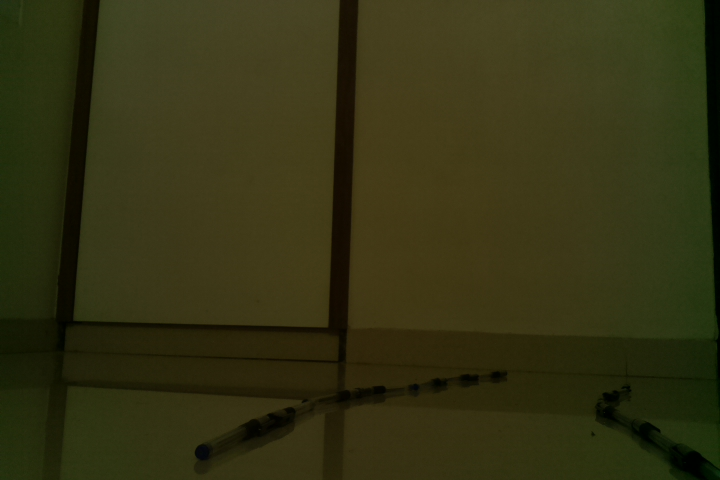
#> input picture actual_images/road1.jpg, 720 x 480 px
$ python threshold.py ../../../actual_images/road1.jpg
#> lines starting #> are read from the running program, lines starting #| are printed output that depends on the picture; after the words box and inside, x2 and y2 are one past the last pixel; in counts of white or black regions, pixels touching at a corner belong together
#!/usr/bin/python3

import sys
from PIL import Image

im = Image.open(sys.argv[1])
#> im is the input picture: PIL image 720x480 RGB; mean R, G, B 50.9, 49.8, 19
im = im.convert('L')
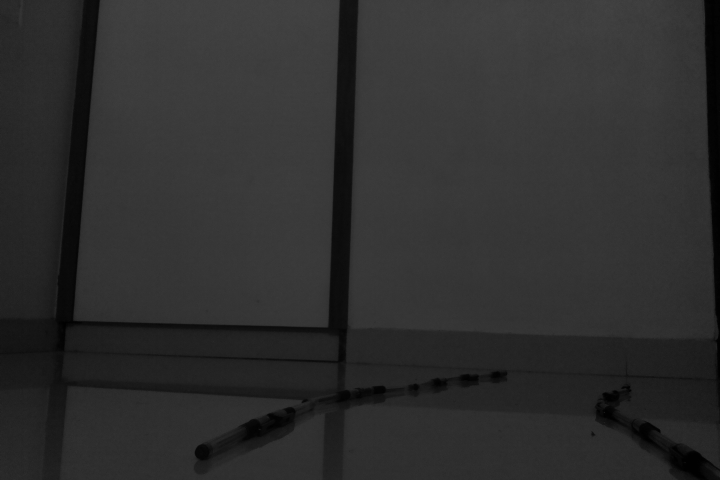
#> im: PIL image 720x480 L; min 0, max 68, mean 46.6
print(im.size)
#| (720, 480)
def threshold(G,im):
#> called with G = 256
    P = im.size[0]*im.size[1]
#> P = 345600

    f = []
    F = []
    gf = []
    GF = []
    m = []
    T = []

    for i in range(G):
        f.append(1)
        F.append(0)
        gf.append(0)
        GF.append(0)
        m.append(0)
        T.append(0)

    for i in range(im.size[0]):
        for j in range(im.size[1]):
            f[int(round(im.getpixel((i,j)),0))]+=1

    F[0] = f[0]
    gf[0] = 0
    for i in range(1,G):
        F[i] = F[i-1] + f[i]
        gf[i] = i*f[i]
#> after the loop, F = 256 values from 2 to 345856

    GF[0] = 0
    for i in range(1,G):
        GF[i] = GF[i-1] + gf[i]
#> after the loop, GF = 256 values from 0 to 16130842

    for i in range(G):
        try:
            m[i] = GF[i]/F[i]
        except:
            try:
                m[i] = m[i-1]
            except:
                pass
#> after the loop, m = 256 values from 0 to 46.64

    for i in range(G):
        try:
            T[i] = (F[i]/(P-F[i]))*(m[i]-m[G-1])**2
        except:
            try:
                T[i] = T[i-1]
            except:
                pass
    return T.index(max(T))-1

G = 256
thr = threshold(G,im)
#> thr = 40

im.show()

for i in range(im.size[0]):
    for j in range(im.size[1]):
        if im.getpixel((i,j)) >= thr:
            im.putpixel((i,j),G-1)
        else:
            im.putpixel((i,j),0)
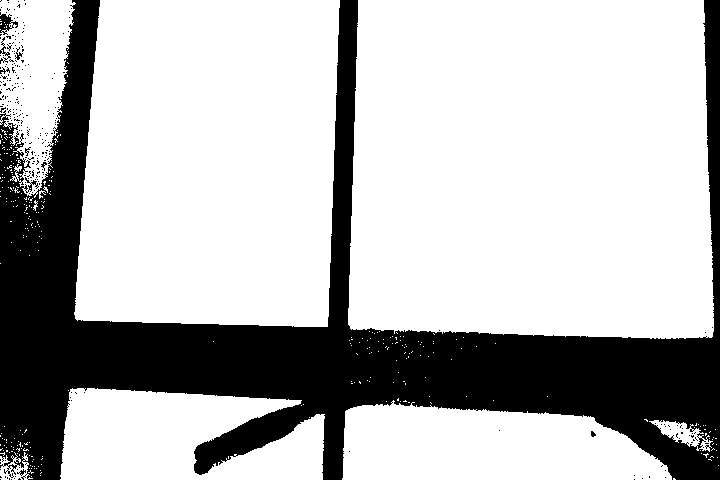
#> im: PIL image 720x480 L; 72.3% white; 265 black regions (256 under 20 px), largest, box (x1, y1, x2, y2) and area: (0, 0, 720, 480) 94971, (0, 12, 18, 35) 193, (0, 37, 11, 64) 78

im.show()

$ run again, on actual_images/road3.jpg
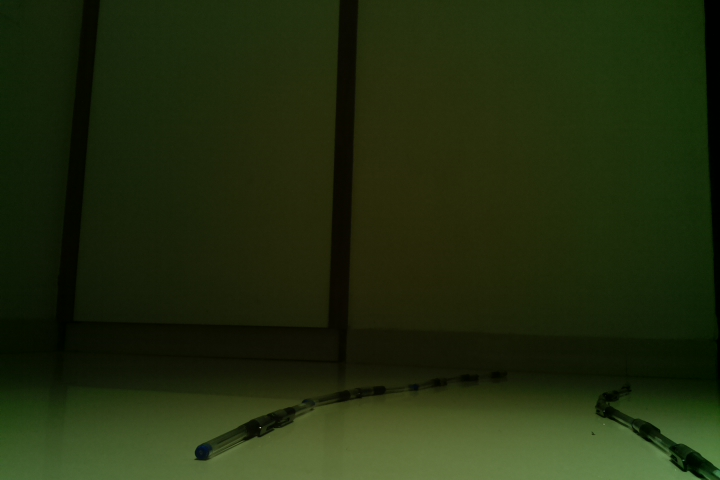
#> input picture actual_images/road3.jpg, 720 x 480 px
#> im is the input picture: PIL image 720x480 RGB; mean R, G, B 32.7, 43.9, 14.1
#> `im = im.convert('L')`:
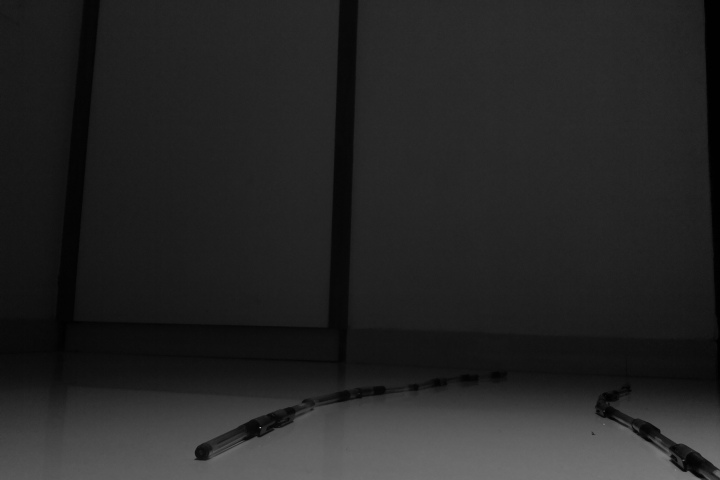
#> im: PIL image 720x480 L; min 0, max 167, mean 37.1
#| (720, 480)
#> thr = 57
#> after the loop `for i in range(im.size[0]):`:
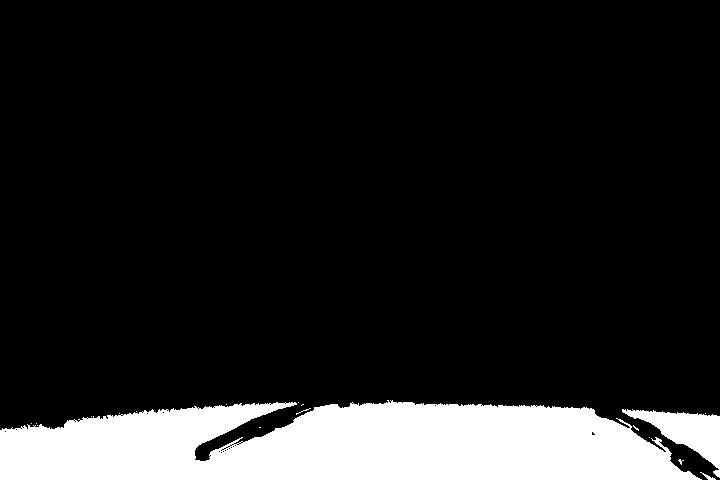
#> im: PIL image 720x480 L; 13.5% white; 18 white regions (15 under 20 px), largest, box (x1, y1, x2, y2) and area: (0, 400, 702, 480) 44129, (622, 409, 720, 478) 2574, (700, 472, 716, 480) 38

$ run again, on actual_images/road4.jpg
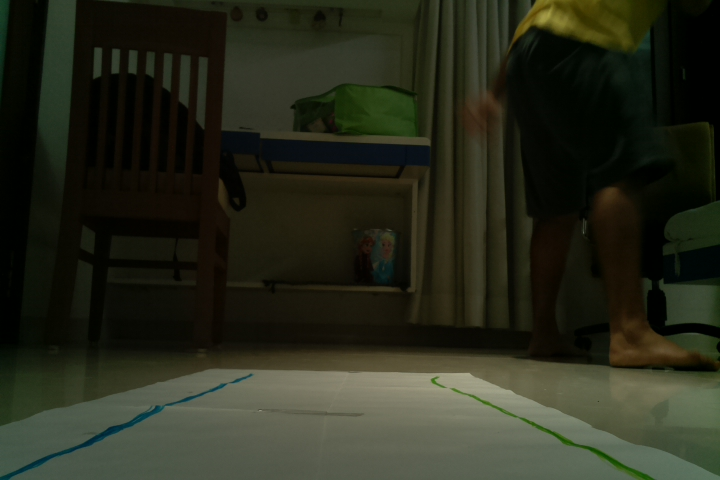
#> input picture actual_images/road4.jpg, 720 x 480 px
#> im is the input picture: PIL image 720x480 RGB; mean R, G, B 39.3, 41.7, 27.4
#> `im = im.convert('L')`:
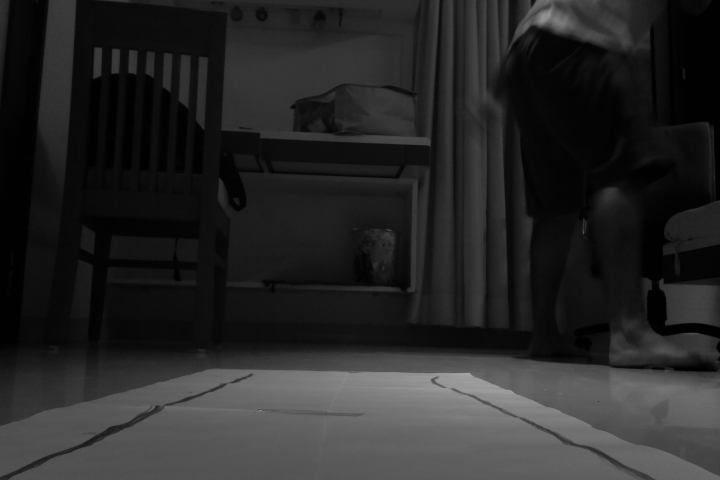
#> im: PIL image 720x480 L; min 0, max 163, mean 39.4
#| (720, 480)
#> thr = 57
#> after the loop `for i in range(im.size[0]):`:
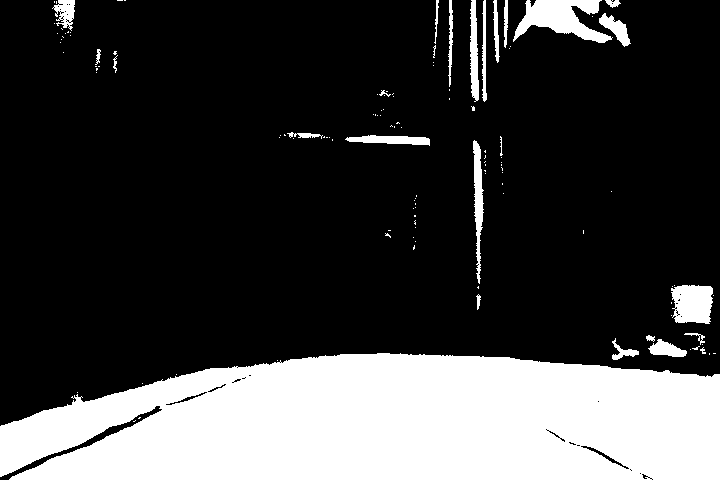
#> im: PIL image 720x480 L; 24.8% white; 123 white regions (98 under 20 px), largest, box (x1, y1, x2, y2) and area: (0, 353, 720, 480) 76685, (513, 0, 613, 43) 2263, (671, 285, 713, 324) 1381

$ run again, on actual_images/road5.jpg
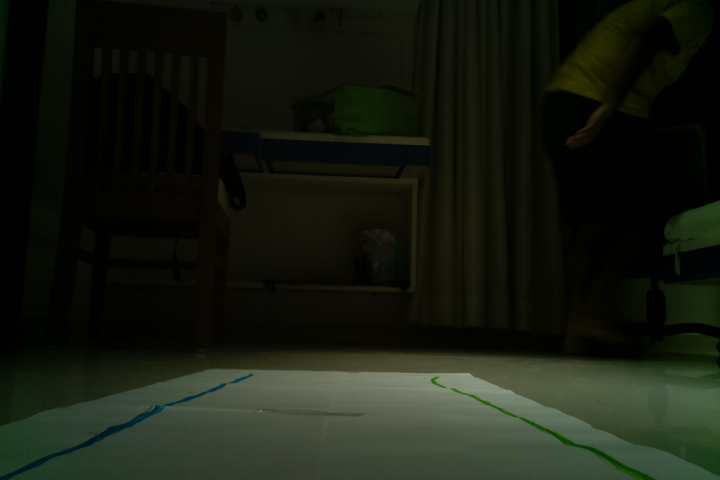
#> input picture actual_images/road5.jpg, 720 x 480 px
#> im is the input picture: PIL image 720x480 RGB; mean R, G, B 22.7, 27.5, 16.8
#> `im = im.convert('L')`:
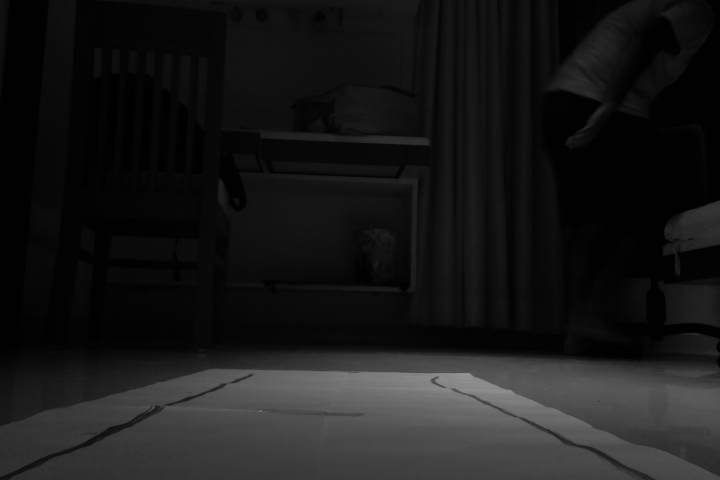
#> im: PIL image 720x480 L; min 0, max 150, mean 24.9
#| (720, 480)
#> thr = 41
#> after the loop `for i in range(im.size[0]):`:
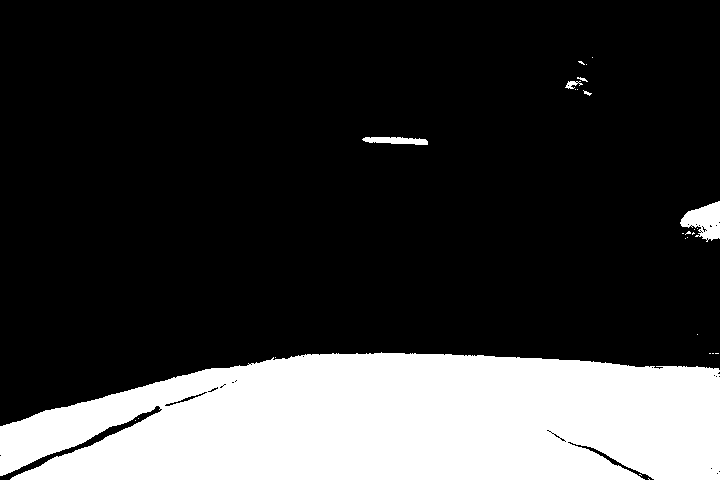
#> im: PIL image 720x480 L; 22.9% white; 27 white regions (21 under 20 px), largest, box (x1, y1, x2, y2) and area: (0, 352, 720, 480) 77642, (680, 201, 720, 242) 971, (362, 137, 428, 145) 383, (565, 81, 583, 89) 72, (577, 77, 588, 82) 24, (583, 90, 592, 96) 22
